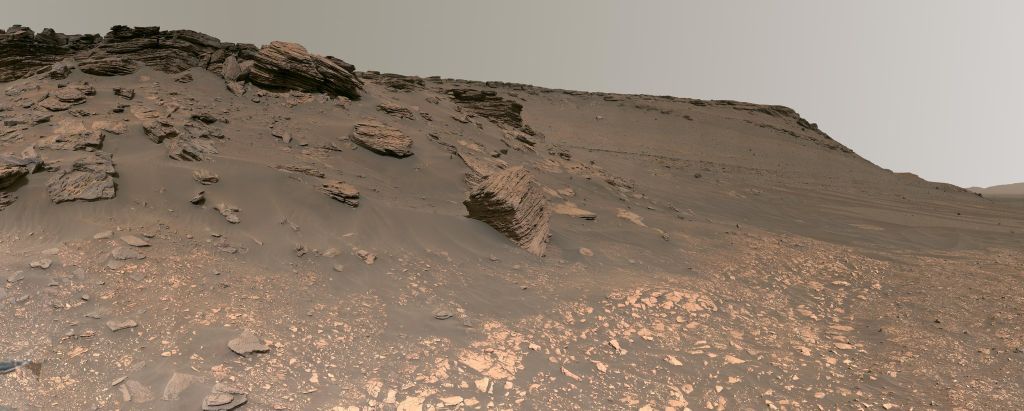
#> input picture src/assets/mars/jezero-delta.jpg, 2048 x 821 px, given in place of mdim2k.jpg, which was not available (shown at 1/2 size)
$ python prepare-mars-textures.py
#> lines starting #> are read from the running program, lines starting #| are printed output that depends on the picture; after the words box and inside, x2 and y2 are one past the last pixel; in counts of white or black regions, pixels touching at a corner belong together; pictures that were not available may be replaced by others from this repository, and a replacement may not be noted
#!/usr/bin/env python3
"""Compress NASA/USGS public-domain Mars imagery for the shipped page.

Surface (Perseverance / Mastcam-Z, NASA/JPL-Caltech/ASU/MSSS):
  PIA24663  Van Zyl Overlook 360° — full-width horizon wrap + ground
            https://photojournal.jpl.nasa.gov/catalog/PIA24663

Orbit globe (Viking MDIM 2.1 colorized mosaic, NASA/JPL/USGS):
  Wikimedia 1 km/px reduction of the USGS product, downsampled to 2048×1024.
  https://commons.wikimedia.org/wiki/File:Mars_Viking_MDIM21_ClrMosaic_1km.jpg
  https://astrogeology.usgs.gov/search/map/mars_viking_colorized_global_mosaic_232m

PIA24921 / PIA26378 are not composited as extra cylinders — those overlays
were the horizon seam.
"""

from __future__ import annotations

import json
import urllib.parse
import urllib.request
from pathlib import Path

import numpy as np
from PIL import Image, ImageFilter, ImageOps

Image.MAX_IMAGE_PIXELS = None

ROOT = Path(__file__).resolve().parents[1]
TMP = Path("/tmp/nasa-mars")
OUT = ROOT / "src/assets/mars"

PIA24663_URL = "https://images-assets.nasa.gov/image/PIA24663/PIA24663~orig.jpg"
MDIM_TITLE = "File:Mars Viking MDIM21 ClrMosaic 1km.jpg"
UA = "birthday-in-mars/1.0 (educational; NASA/USGS public-domain maps)"


def save_jpeg(
    im: Image.Image,
    path: Path,
    quality: int,
    *,
    size: tuple[int, int] | None = None,
    subsampling: int = 2,
) -> None:
    out = im.convert("RGB")
    if size is not None and out.size != size:
        out = out.resize(size, Image.Resampling.LANCZOS)
    out.save(
        path,
        "JPEG",
        quality=quality,
        optimize=True,
        progressive=True,
        subsampling=subsampling,
    )


def download(url: str, dest: Path) -> None:
    dest.parent.mkdir(parents=True, exist_ok=True)
    if dest.exists() and dest.stat().st_size > 10_000:
        return
    req = urllib.request.Request(url, headers={"User-Agent": UA})
    with urllib.request.urlopen(req, timeout=120) as src, dest.open("wb") as out:
        out.write(src.read())


def mdim_thumb_url(width: int = 3840) -> str:
    qs = urllib.parse.urlencode(
        {
            "action": "query",
            "format": "json",
            "titles": MDIM_TITLE,
            "prop": "imageinfo",
            "iiprop": "url",
            "iiurlwidth": str(width),
        }
    )
    req = urllib.request.Request(
        f"https://commons.wikimedia.org/w/api.php?{qs}",
        headers={"User-Agent": UA},
    )
    data = json.load(urllib.request.urlopen(req, timeout=30))
    pages = data["query"]["pages"]
    info = next(iter(pages.values()))["imageinfo"][0]
    return info.get("thumburl") or info["url"]


def fill_mask(arr: np.ndarray, mask: np.ndarray) -> np.ndarray:
    """Replace masked pixels from the nearest unmasked pixel above, else beside."""
    out = arr.copy()
    h, w = mask.shape
    for y in range(h):
        good_x = np.flatnonzero(~mask[y])
        for x in np.flatnonzero(mask[y]):
            src_y = y - 1
            while src_y >= 0 and mask[src_y, x]:
                src_y -= 1
            if src_y >= 0:
                out[y, x] = arr[src_y, x]
                continue
            if good_x.size == 0:
                continue
            i = int(np.searchsorted(good_x, x))
            if i == 0:
                src = good_x[0]
            elif i >= good_x.size:
                src = good_x[-1]
            else:
                src = good_x[i] if abs(int(good_x[i]) - x) < abs(int(good_x[i - 1]) - x) else good_x[i - 1]
            out[y, x] = arr[y, src]
    return out


def inpaint_rover(im: Image.Image) -> Image.Image:
    """Remove rover metal / mosaic voids that break a seamless 360 wrap."""
    arr = np.asarray(im.convert("RGB"))
    black = arr.max(axis=2) < 18
    # Hardware is near-neutral and sits on the left/right of PIA24663.
    h, w = arr.shape[:2]
    # PIA24663 parks rover hardware on the 360 join (lower-left / lower-right).
    corner = np.zeros((h, w), dtype=bool)
    corner[int(0.78 * h) :, : int(0.07 * w)] = True
    corner[int(0.78 * h) :, int(0.96 * w) :] = True
    return Image.fromarray(fill_mask(arr, black | corner), "RGB")


def blend_wrap_seam(im: Image.Image, blend: int = 12, top_frac: float = 1) -> Image.Image:
    """Crossfade the 360 join so a 1-pixel mosaic mismatch does not tile."""
    w, h = im.size
    out = im.copy()
    y1 = max(1, int(h * top_frac))
    left = im.crop((0, 0, blend, y1))
    right = im.crop((w - blend, 0, w, y1))
    for x in range(blend):
        t = (x + 0.5) / blend
        col = Image.blend(right.crop((x, 0, x + 1, y1)), left.crop((x, 0, x + 1, y1)), t)
        out.paste(col, (w - blend + x, 0))
    return out


def make_bump(albedo: Image.Image) -> Image.Image:
    gray = ImageOps.grayscale(albedo)
    hipass = Image.blend(gray, gray.filter(ImageFilter.GaussianBlur(radius=2.2)), 0.55)
    return ImageOps.autocontrast(hipass, cutoff=1)


# PIA24663~orig.jpg is 23265×5165. The near-field yard (below the hill
# band, above rover hardware) has ~2000 native Mastcam-Z pixels of rock
# and soil. The old 568² mid-distance pebble patch at y≈13% was upscaled
# 2.7× to 1536 and looked soft under the camera.
PIA24663_SIZE = (23265, 5165)
GROUND_BOX_NATIVE = (8747, 1400, 8747 + 2048, 1400 + 2048)
GROUND_OUT = 2048


def ground_box(van: Image.Image) -> tuple[int, int, int, int]:
    """Square crop of the rover-free near-field yard."""
    w, h = van.size
    if van.size == PIA24663_SIZE:
        return GROUND_BOX_NATIVE
    # Fallback if NASA replaces the original with another resolution.
    gs = min(2048, w, int(0.40 * h))
    x0 = max(0, min(w - gs, int(0.376 * w)))
    y0 = max(0, min(h - gs, int(0.271 * h)))
    return (x0, y0, x0 + gs, y0 + gs)


def prepare_surface(van: Image.Image) -> None:
    w, h = van.size
    # Keep full width so the cylinder join is the real 360 wrap. Rover
    # hardware sits on the lower-left / lower-right of the full mosaic
    # (and a thin deck strip at the bottom). The hill band is the top
    # ~23%; inpaint any mast that still pokes into this strip.
    band = van.crop((0, int(0.020 * h), w, int(0.232 * h)))
    band = inpaint_rover(band)
    # Horizon already wraps; blend only the sky/far hills so inpaint
    # in the near corners cannot stripe the join.
    band = blend_wrap_seam(band, blend=12, top_frac=0.62)
    # 2048×96 left only a handful of pixels on the distant ridges and
    # mipmapped to mush. Keep nearly native crop height (the hill band
    # is ~300 Mastcam-Z rows) at 4096 px wide — both axes stay within
    # common WebGL MAX_TEXTURE_SIZE (4096) so phones do not drop the wrap.
    out_w = 4096
    out_h = min(band.size[1], 1024)
    sharp = band.resize((out_w, out_h), Image.Resampling.LANCZOS)
    sharp = sharp.filter(ImageFilter.UnsharpMask(radius=1.2, percent=140, threshold=2))
    # q90 / 4:2:0: a small quality bump over q88 without the 4:4:4 size tax.
    save_jpeg(sharp, OUT / "jezero-horizon.jpg", 90, subsampling=2)

    box = ground_box(van)
    ground = van.crop(box)
    if ground.size != (GROUND_OUT, GROUND_OUT):
        ground = ground.resize((GROUND_OUT, GROUND_OUT), Image.Resampling.LANCZOS)
    # Native 2048 is already sharp; a light unsharp offsets GPU mip/aniso
    # filtering on the grazing-angle disc without ballooning the JPEG.
    ground = ground.filter(ImageFilter.UnsharpMask(radius=0.8, percent=90, threshold=3))
    save_jpeg(ground, OUT / "jezero-ground.jpg", 80, subsampling=2)


def prepare_globe(mdim: Image.Image) -> None:
    albedo = mdim.convert("RGB").resize((2048, 1024), Image.Resampling.LANCZOS)
    albedo.save(OUT / "mars-albedo.jpg", "JPEG", quality=86, optimize=True, progressive=True)
    make_bump(albedo).save(OUT / "mars-bump.jpg", "JPEG", quality=82, optimize=True, progressive=True)


def main() -> None:
    TMP.mkdir(parents=True, exist_ok=True)
    OUT.mkdir(parents=True, exist_ok=True)

    van_path = TMP / "PIA24663_orig.jpg"
    mdim_path = TMP / "mdim2k.jpg"
    download(PIA24663_URL, van_path)
    download(mdim_thumb_url(), mdim_path)
#> (the call stopped at in mdim_thumb_url, `data = json.load(urllib.request.urlopen(req, timeout=30))`: the network is not available in this run)

    prepare_surface(Image.open(van_path))
#> in prepare_surface, `w, h = van.size`: w = 2048; h = 389
#> in prepare_surface, `band = van.crop((0, int(0.020 * h), w, int(0.232 * h)))`:
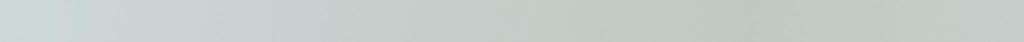
#> band: PIL image 2048x83 RGB (shown at 1/2 size); mean R, G, B 198.3, 205.8, 203.4
#> in inpaint_rover, `black = arr.max(axis=2) < 18`: black: shape (83, 2048) bool; every value is 0
#> after the loop in fill_mask, `for y in range(h):`: out: shape (83, 2048, 3); 0.72% of pixels changed, all inside (x1, y1, x2, y2) = (0, 64, 2024, 83)
#> in prepare_surface, `sharp = band.resize((out_w, out_h), Image.Resampling.LANCZOS)`:
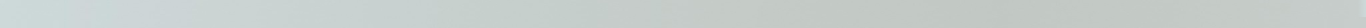
#> sharp: PIL image 4096x83 RGB (shown at 1/3 size); mean R, G, B 198.3, 205.8, 203.4
#> in prepare_surface, `box = ground_box(van)`: box = (770, 105, 925, 260)
#> in prepare_surface, `box = ground_box(van)`:
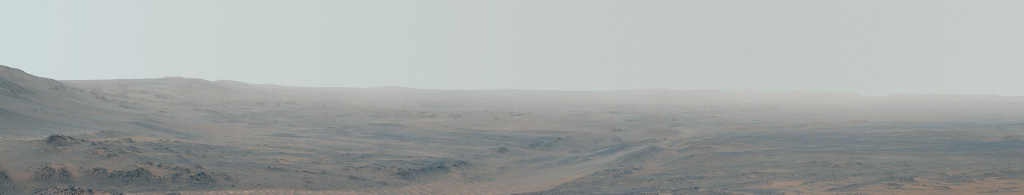
#> van: PIL image 2048x389 RGB (shown at 1/2 size); mean R, G, B 163.4, 168, 166.2
#> in prepare_surface, `ground = van.crop(box)`:
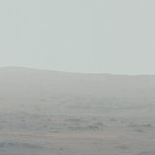
#> ground: PIL image 155x155 RGB; mean R, G, B 177.7, 182.3, 179.5
    prepare_globe(Image.open(mdim_path))
#> in prepare_globe, `albedo = mdim.convert("RGB").resize((2048, 1024), Image.Resampling.LAN..`:
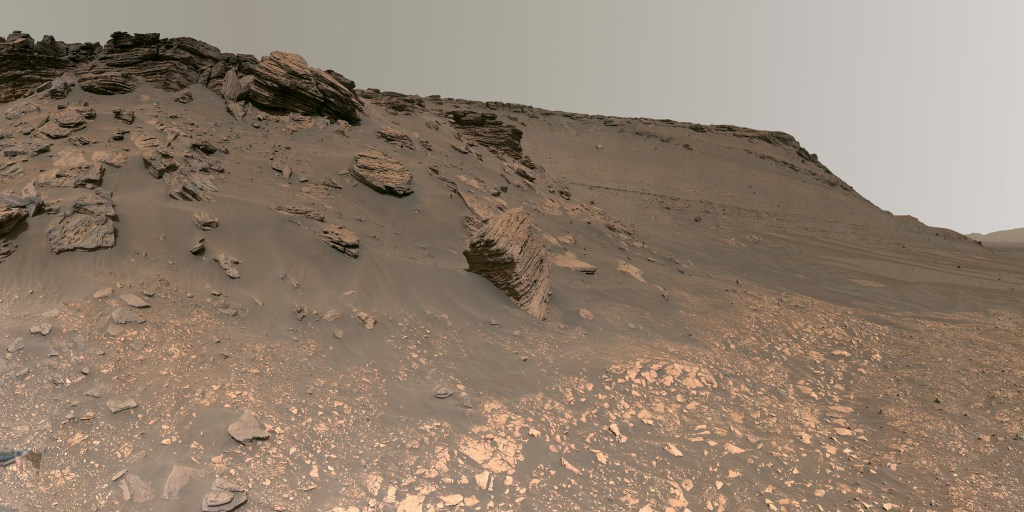
#> albedo: PIL image 2048x1024 RGB (shown at 1/2 size); mean R, G, B 144.1, 126.4, 110.3
#> in make_bump, `gray = ImageOps.grayscale(albedo)`:
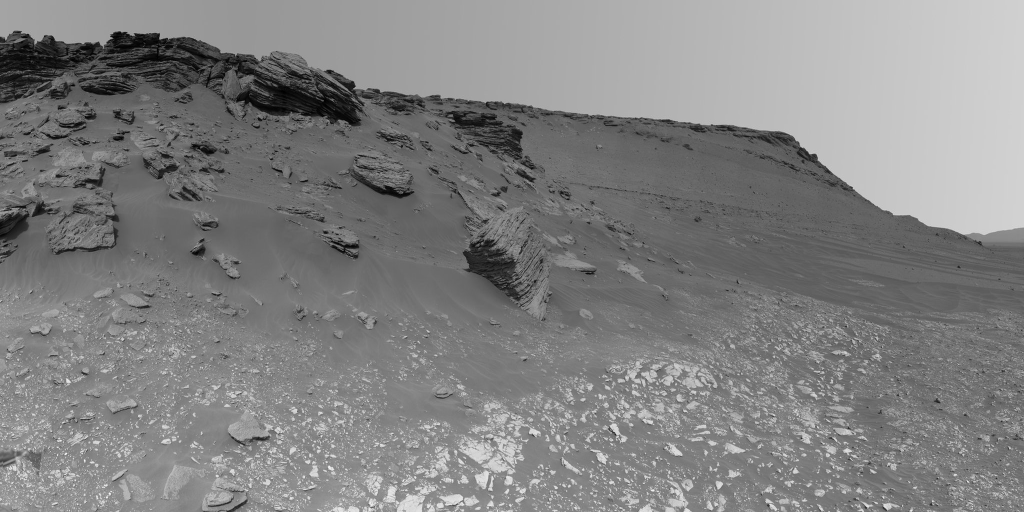
#> gray: PIL image 2048x1024 L (shown at 1/2 size); min 0, max 253, mean 129.8
#> in make_bump, `return ImageOps.autocontrast(hipass, cutoff=1)`:
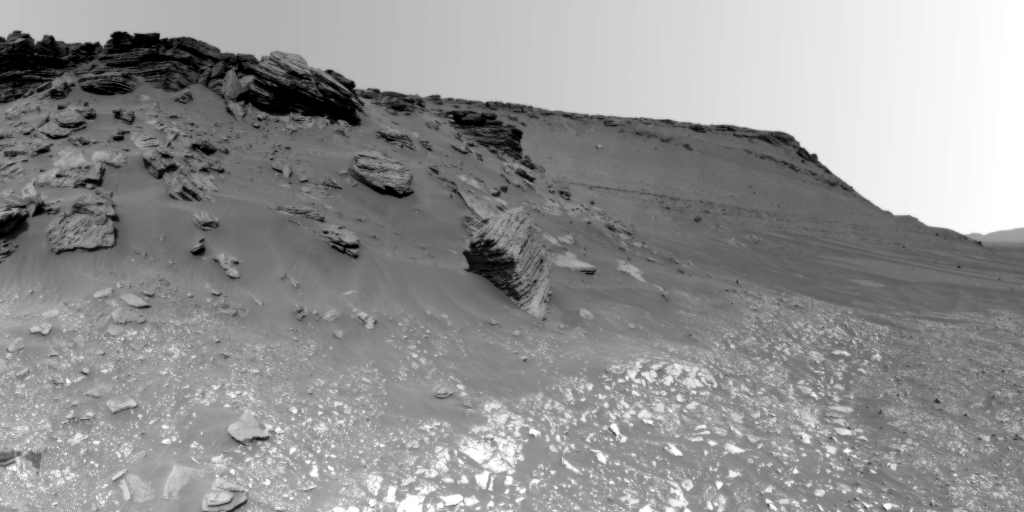
#> returned value: PIL image 2048x1024 L (shown at 1/2 size); min 0, max 255, mean 145.4

    leftover = (OUT / "jezero-delta.jpg", OUT / "jezero-climb.jpg")
    for path in leftover:
        if path.exists():
            path.unlink()

    print("wrote", sorted(p.name for p in OUT.glob("*.jpg")))


if __name__ == "__main__":
    main()
